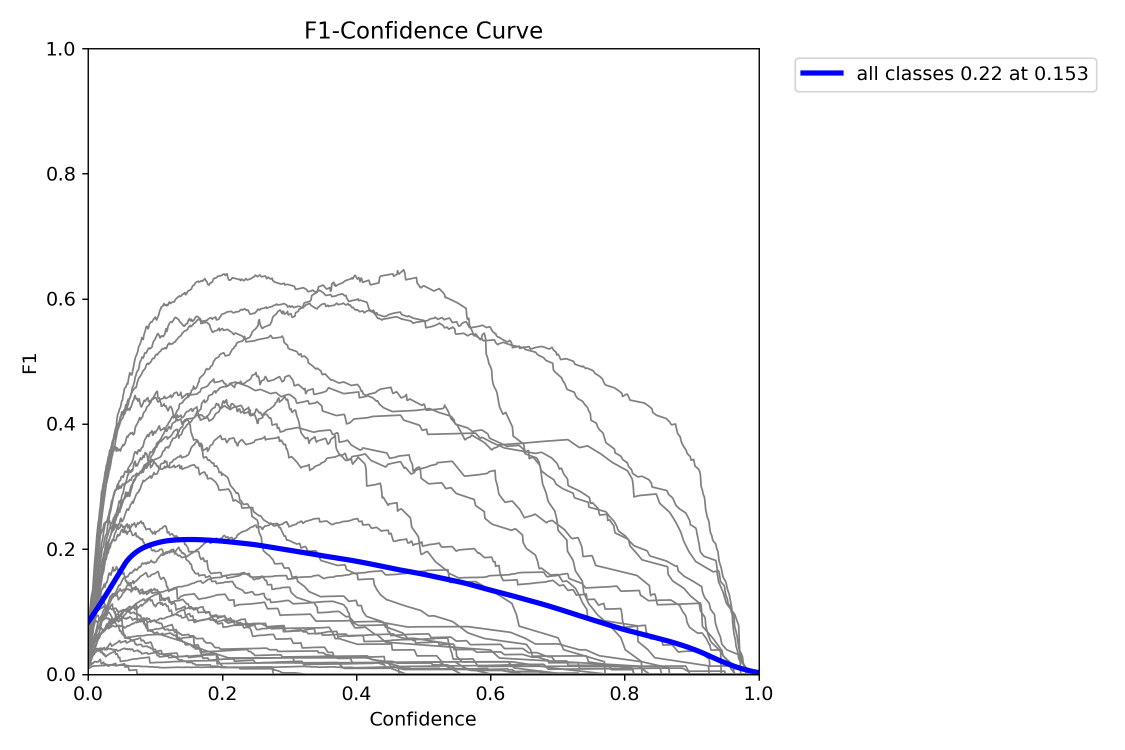
#> input picture results/cad_available/yolo_runs/tless_pbr_5k_to_real_yolov8n/BoxF1_curve.png, 2250 x 1500 px, given in place of val_batch0_pred.jpg, which was not available (shown at 1/2 size)
$ python make_paper_figures_v2.py
#> lines starting #> are read from the running program, lines starting #| are printed output that depends on the picture; pictures that were not available may be replaced by others from this repository, and a replacement may not be noted
#!/usr/bin/env python3
"""Create publication-style paper figures from existing experiment outputs.

This script is intentionally post-processing only. It reads existing CSV/JSON
metrics and generated visual assets, then writes publication-oriented panels.
It does not train, evaluate, or regenerate model predictions.
"""

from __future__ import annotations

import csv
import json
import math
from pathlib import Path

import matplotlib.pyplot as plt
import matplotlib as mpl
from matplotlib import patches
import numpy as np
from PIL import Image, ImageOps


ROOT = Path(__file__).resolve().parents[1]
OUT = ROOT / "experiments" / "outputs" / "paper_figures_v2"
MAIN_OUT = OUT / "main"
SUPP_OUT = OUT / "supplement"

# Style follows the installed scientific-visualization skill:
# compact journal dimensions, sans-serif type, colorblind-safe colors, vector
# exports, and no large title text inside figures.
COLORS = {
    "orange": "#E69F00",
    "sky": "#56B4E9",
    "green": "#009E73",
    "yellow": "#F0E442",
    "blue": "#0072B2",
    "vermillion": "#D55E00",
    "purple": "#CC79A7",
    "black": "#000000",
    "ink": "#1F2933",
    "gray": "#6B7280",
    "light_gray": "#E5E7EB",
    "panel_bg": "#F8FAFC",
}

METHOD_COLORS = {
    "PatchCore": COLORS["blue"],
    "EfficientAD-S": COLORS["orange"],
    "WinCLIP": COLORS["purple"],
    "AnomalyDINO-S": COLORS["green"],
    "AnomalyDINO-L": "#44AA99",
}

DATASET_COLORS = {"MVTec AD": COLORS["blue"], "VisA": COLORS["vermillion"]}


YOLO_RUNS = [
    ("B0", "Synthetic 5k", "tless_pbr_5k_to_real_yolov8n"),
    ("B1", "Synthetic 50k", "tless_pbr_full_to_real_yolov8n"),
    ("B2", "Domain rand.", "tless_pbr_full_to_real_yolov8n_domain_randomization"),
    ("B3", "DR + 5% real", "tless_dr_pretrained_real_5pct_finetune"),
    ("B4", "DR + bg neg.", "tless_pbr_full_dr_plus_real_bg_negatives"),
    ("B5", "YOLOv8s + DR", "tless_pbr_full_to_real_yolov8s_domain_randomization"),
    ("B6", "B5 + 5% real", "tless_yolov8s_dr_pretrained_real_5pct_finetune"),
]

NO_CAD_RUNS = [
    ("PatchCore", "patchcore", "Normal memory", "patchcore_results.summary.json"),
    ("EfficientAD-S", "efficientad", "Teacher-student", "efficientad_results.summary.json"),
    ("WinCLIP", "winclip", "Zero-shot VLM", "winclip_results.summary.json"),
    ("AnomalyDINO-S", "anomalydino", "Dense DINOv2", "anomalydino_results.summary.json"),
    ("AnomalyDINO-L", "anomalydino_large", "DINOv2 scale", "anomalydino_results.summary.json"),
]


def ensure_dirs() -> None:
    MAIN_OUT.mkdir(parents=True, exist_ok=True)
    SUPP_OUT.mkdir(parents=True, exist_ok=True)


def apply_style() -> None:
    mpl.rcParams.update(
        {
            "figure.dpi": 150,
            "savefig.dpi": 450,
            "figure.facecolor": "white",
            "savefig.facecolor": "white",
            "font.family": "sans-serif",
            "font.sans-serif": ["Arial", "Helvetica", "DejaVu Sans"],
            "font.size": 7.5,
            "axes.labelsize": 8,
            "axes.titlesize": 8,
            "xtick.labelsize": 6.5,
            "ytick.labelsize": 6.5,
            "legend.fontsize": 6.5,
            "axes.linewidth": 0.55,
            "xtick.major.width": 0.55,
            "ytick.major.width": 0.55,
            "xtick.major.size": 2.8,
            "ytick.major.size": 2.8,
            "axes.spines.top": False,
            "axes.spines.right": False,
            "pdf.fonttype": 42,
            "ps.fonttype": 42,
            "svg.fonttype": "none",
            "axes.prop_cycle": mpl.cycler(
                color=[
                    COLORS["orange"],
                    COLORS["sky"],
                    COLORS["green"],
                    COLORS["yellow"],
                    COLORS["blue"],
                    COLORS["vermillion"],
                    COLORS["purple"],
                    COLORS["black"],
                ]
            ),
        }
    )


def save_figure(fig: plt.Figure, stem: str, subdir: Path = MAIN_OUT) -> list[str]:
#> called with stem = 'fig1_prior_availability_taxonomy'
    paths = []
    for ext in ("pdf", "svg", "png"):
        path = subdir / f"{stem}.{ext}"
        fig.savefig(path, dpi=450, bbox_inches="tight", pad_inches=0.04)
        paths.append(str(path.relative_to(ROOT)))
#> this loop made 3 passes
#> pass 1, in save_figure, `fig.savefig(path, dpi=450, bbox_inches="tight", pad_inches=0.04)`:
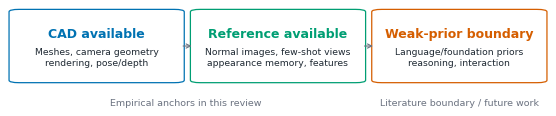
#> figure drawn by matplotlib, 1 panel
    plt.close(fig)
    return paths


def read_last_csv_row(path: Path) -> dict[str, str]:
    with path.open(newline="") as f:
        rows = list(csv.DictReader(f))
    if not rows:
        raise ValueError(f"No rows in {path}")
    return rows[-1]


def read_json(path: Path) -> dict:
    return json.loads(path.read_text())


# [4 lines left out: function image_array, not called in this run]


def crop_grid_tile(path: Path, row: int = 1, col: int = 1, rows: int = 4, cols: int = 4) -> np.ndarray:
    """Crop one tile from an Ultralytics validation grid for a readable example."""
#> called with row = 1, col = 1, rows = 4, cols = 4
    with Image.open(path) as im:
#> im is the input picture: PIL image 2250x1500 RGBA; mean R, G, B, A 246.5, 246.5, 247.8, 255
        im = ImageOps.exif_transpose(im).convert("RGB")
#> im: PIL image 2250x1500 RGB
        tile_w = im.width // cols
#> tile_w = 562
        tile_h = im.height // rows
#> tile_h = 375
        left = col * tile_w
#> left = 562
        upper = row * tile_h
#> upper = 375
        tile = im.crop((left, upper, left + tile_w, upper + tile_h))
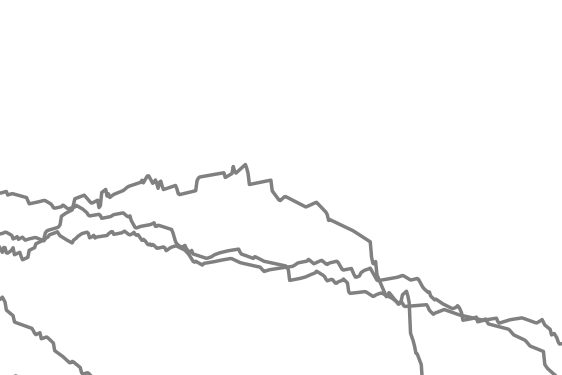
#> tile: PIL image 562x375 RGB; min 128, max 255, mean 250.4
        return np.asarray(tile)


# [61 lines left out: functions fit_image, wrapped_preview_array, make_contact_sheet, not called in this run]


def panel_label(ax: plt.Axes, label: str) -> None:
    ax.text(
        -0.055,
        1.035,
        label,
        transform=ax.transAxes,
        ha="left",
        va="bottom",
        fontsize=9,
        fontweight="bold",
        color=COLORS["ink"],
    )


def clean_axis(ax: plt.Axes) -> None:
    ax.spines["top"].set_visible(False)
    ax.spines["right"].set_visible(False)


def subtle_grid(ax: plt.Axes, axis: str = "x") -> None:
    ax.grid(axis=axis, color=COLORS["light_gray"], linewidth=0.45)
    ax.set_axisbelow(True)


def make_taxonomy() -> list[str]:
    fig, ax = plt.subplots(figsize=(7.2, 1.75))
    ax.set_axis_off()

    boxes = [
        (0.03, 0.25, 0.29, 0.52, COLORS["blue"], "CAD available", "Meshes, camera geometry\nrendering, pose/depth"),
        (0.355, 0.25, 0.29, 0.52, COLORS["green"], "Reference available", "Normal images, few-shot views\nappearance memory, features"),
        (0.68, 0.25, 0.29, 0.52, COLORS["vermillion"], "Weak-prior boundary", "Language/foundation priors\nreasoning, interaction"),
    ]
    for x, y, w, h, color, title, subtitle in boxes:
        rect = patches.FancyBboxPatch(
            (x, y),
            w,
            h,
            boxstyle="round,pad=0.012,rounding_size=0.018",
            linewidth=0.9,
            edgecolor=color,
            facecolor="#FFFFFF",
            transform=ax.transAxes,
        )
        ax.add_patch(rect)
        ax.text(x + w / 2, y + h * 0.66, title, ha="center", va="center", fontsize=9, fontweight="bold", color=color, transform=ax.transAxes)
        ax.text(x + w / 2, y + h * 0.33, subtitle, ha="center", va="center", fontsize=6.7, color=COLORS["ink"], transform=ax.transAxes)

    ax.annotate(
        "",
        xy=(0.35, 0.51),
        xytext=(0.325, 0.51),
        xycoords=ax.transAxes,
        arrowprops=dict(arrowstyle="->", lw=0.8, color=COLORS["gray"]),
    )
    ax.annotate(
        "",
        xy=(0.675, 0.51),
        xytext=(0.65, 0.51),
        xycoords=ax.transAxes,
        arrowprops=dict(arrowstyle="->", lw=0.8, color=COLORS["gray"]),
    )
    ax.text(0.335, 0.08, "Empirical anchors in this review", ha="center", va="center", fontsize=6.8, color=COLORS["gray"], transform=ax.transAxes)
    ax.text(0.825, 0.08, "Literature boundary / future work", ha="center", va="center", fontsize=6.8, color=COLORS["gray"], transform=ax.transAxes)
    return save_figure(fig, "fig1_prior_availability_taxonomy")


def yolo_metrics() -> list[dict]:
    rows = []
    for run_id, label, run_dir in YOLO_RUNS:
        row = read_last_csv_row(ROOT / "experiments" / "runs" / "yolo" / run_dir / "results.csv")
        rows.append(
            {
                "id": run_id,
                "label": label,
                "run_dir": run_dir,
                "map50": float(row["metrics/mAP50(B)"]),
                "map5095": float(row["metrics/mAP50-95(B)"]),
            }
        )
    return rows


def draw_yolo_bar(ax: plt.Axes) -> None:
    rows = yolo_metrics()
    y = np.arange(len(rows))
    map5095 = [r["map5095"] for r in rows]
    map50 = [r["map50"] for r in rows]
    labels = [f"{r['id']}  {r['label']}" for r in rows]
    ax.barh(y, map5095, height=0.58, color=COLORS["blue"], alpha=0.88, label="mAP50-95")
    ax.scatter(map50, y, marker="D", s=18, color=COLORS["orange"], label="mAP50", zorder=3)
    for yi, v in zip(y, map5095):
        ax.text(v + 0.018, yi, f"{v:.2f}", va="center", ha="left", fontsize=6.3, color=COLORS["ink"])
    ax.set_yticks(y)
    ax.set_yticklabels(labels)
    ax.set_xlim(0, 0.95)
    ax.set_xlabel("T-LESS real validation mAP")
    ax.invert_yaxis()
    subtle_grid(ax, axis="x")
    ax.legend(frameon=False, loc="lower right", handlelength=1.5)
    clean_axis(ax)


def make_cad_renderer() -> list[str]:
    fig = plt.figure(figsize=(7.2, 4.55))
    gs = fig.add_gridspec(2, 3, height_ratios=[0.92, 1.55], hspace=0.32, wspace=0.12)
    examples = [
        ("B0", "Synthetic only", "tless_pbr_5k_to_real_yolov8n"),
        ("B2", "Domain randomized", "tless_pbr_full_to_real_yolov8n_domain_randomization"),
        ("B6", "5% real calibration", "tless_yolov8s_dr_pretrained_real_5pct_finetune"),
    ]
    for idx, (run_id, title, run_dir) in enumerate(examples):
        ax = fig.add_subplot(gs[0, idx])
        path = ROOT / "experiments" / "runs" / "yolo" / run_dir / "val_batch0_pred.jpg"
        ax.imshow(crop_grid_tile(path, row=1, col=1))
        ax.set_title(f"{run_id}: {title}", pad=2.5)
        ax.set_axis_off()
        panel_label(ax, chr(ord("A") + idx))
#> pass 2 of the loop in make_cad_renderer, `for idx, (run_id, title, run_dir) in enumerate(examples):`:
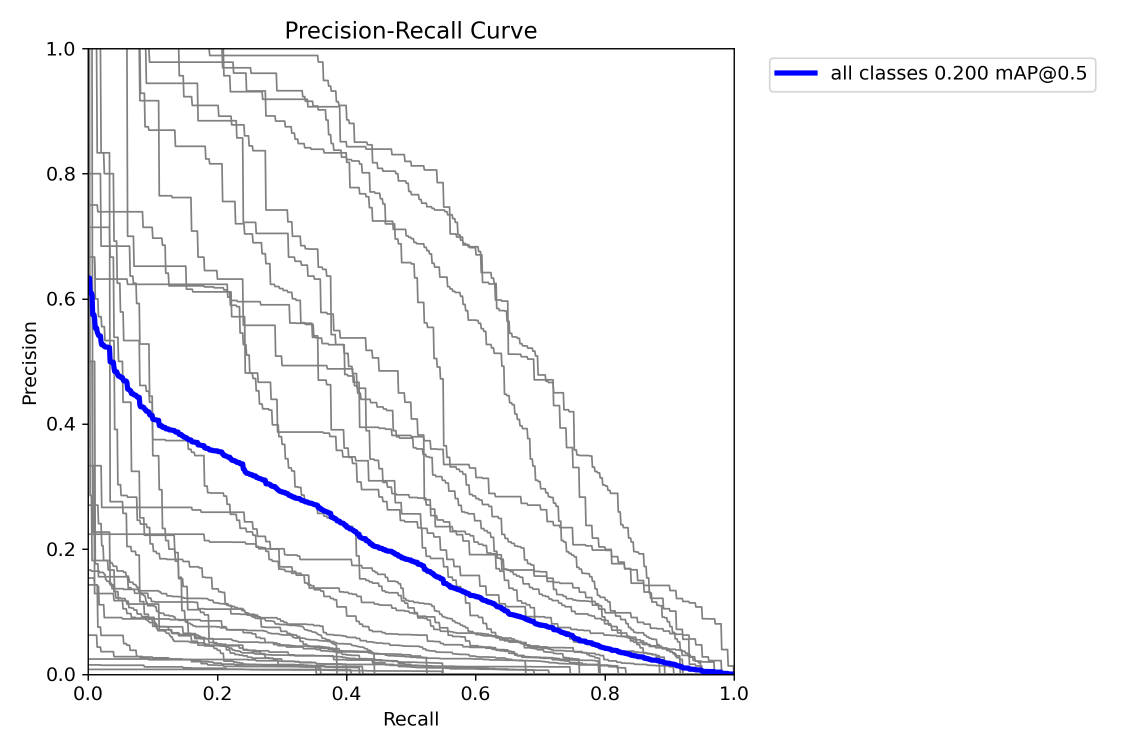
#> input picture results/cad_available/yolo_runs/tless_pbr_5k_to_real_yolov8n/BoxPR_curve.png, 2250 x 1500 px, given in place of val_batch0_pred.jpg, which was not available (shown at 1/2 size)
#> in crop_grid_tile, im is the input picture: PIL image 2250x1500 RGBA; mean R, G, B, A 245.6, 245.6, 247, 255
#> im: PIL image 2250x1500 RGB
#> in crop_grid_tile (call 2), `tile = im.crop((left, upper, left + tile_w, upper + tile_h))`:
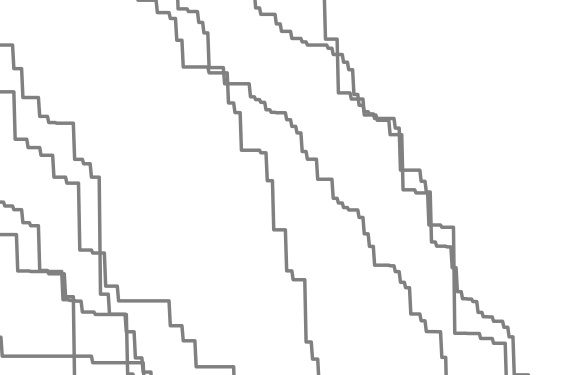
#> tile: PIL image 562x375 RGB; min 128, max 255, mean 247.2
    ax = fig.add_subplot(gs[1, :])
    draw_yolo_bar(ax)
    panel_label(ax, "D")
    paths = save_figure(fig, "fig2_cad_as_renderer_transfer")

    fig2, ax2 = plt.subplots(figsize=(4.8, 2.65))
    draw_yolo_bar(ax2)
    paths += save_figure(fig2, "fig2b_yolo_b0_b6_map_bars")
    return paths


# [287 lines left out: functions best_depth_fusion_value, make_cad_geometry, no_cad_rows, draw_no_cad_grouped, make_no_cad_full, budget_aggregates and 3 more, not called in this run]


def main() -> None:
    apply_style()
    ensure_dirs()
    paths = []
    paths += make_taxonomy()
    paths += make_cad_renderer()
    paths += make_cad_geometry()
    paths += make_no_cad_full()
    paths += make_budget_ablation()
    paths += make_supplement_contact_sheets()
    write_manifest(paths)
    print(f"Wrote {len(paths)} files under {OUT.relative_to(ROOT)}")


if __name__ == "__main__":
#> (the run stopped early here; a loop or call above may not have finished)
